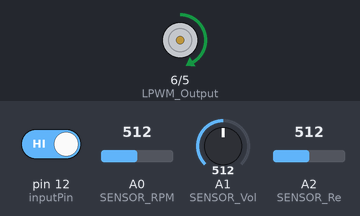
Bench run of a sketch on a simulated Arduino Uno, built with avr-gcc and run on an emulated ATmega328P. Parts: motor-driver pin pairs drawn as motors (green arrow = first pin HIGH = forward, orange = second pin HIGH = backward, longer = more drive). The test bench sets the inputs (shaded band); at power-on: A0 (SENSOR_RPM) = 512, A2 (SENSOR_Re) = 512, pin 12 (inputPin) HIGH, A1 (SENSOR_Vol) = 512.

Above: at 1.2 s.
1.3 s: A0 (SENSOR_RPM) set to 716
At 1.7 s:
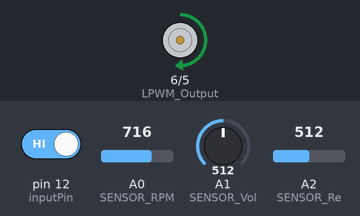
2.8 s: A0 (SENSOR_RPM) set to 122
At 4.0 s:
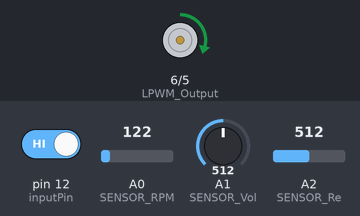
4.3 s: A2 (SENSOR_Re) set to 716
At 5.2 s:
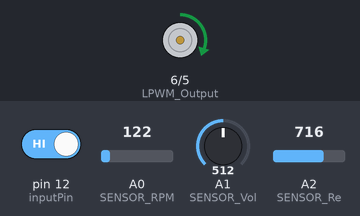
5.8 s: pin 12 (inputPin) driven LOW
At 6.4 s:
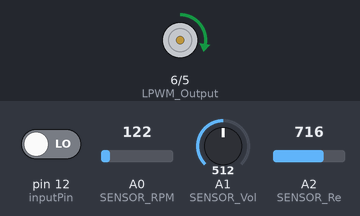
Timing chart, 0 to 8.3 s (numbered marks = the images above; inputs shaded):
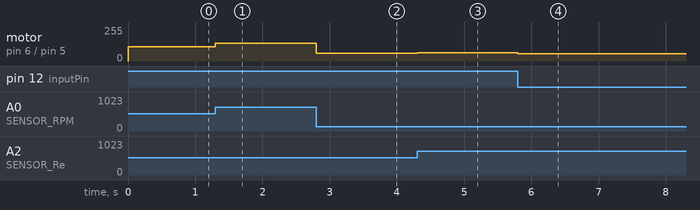

Measured:
- after the input at 1.3 s, motor on pin 6 (LPWM_Output) / pin 5 (RPWM_Output): forward 107/255 → forward 132/255 at once
- after the input at 2.8 s, motor on pin 6 (LPWM_Output) / pin 5 (RPWM_Output): forward 132/255 → forward 58/255 at once
- after the input at 4.3 s, motor on pin 6 (LPWM_Output) / pin 5 (RPWM_Output): forward 58/255 → forward 63/255 at once
- after the input at 5.8 s, motor on pin 6 (LPWM_Output) / pin 5 (RPWM_Output): forward 63/255 → forward 53/255 at once

The sketch:

ventilator_main.ino
```cpp
// (licence header left out)
int SENSOR_RPM = A0; // center pin of the potentiometer, control expiratory frequency
int SENSOR_Vol = A1; // center pin of the potentiometer, expiratory volume control
int SENSOR_Re = A2; //  center pin of the potentiometer, Relationship between expiratory and ispiratory time
const int inputPin =12;//180º step point
int RPWM_Output = 5; // Arduino PWM output pin 5; connect to IBT-2 pin 1 (RPWM)
int LPWM_Output = 6; // Arduino PWM output pin 6; connect to IBT-2 pin 2 (LPWM)
float Re ; // Expiration time variable
float RPm;//  Variable respiratory rate
float Vol;// Variable injected volume

void setup() {
  pinMode(RPWM_Output, OUTPUT);
  pinMode(LPWM_Output, OUTPUT);
  pinMode(inputPin, INPUT);// declares entry logiga passage point 180º
}

void loop() {


  int sensorValue_RPM = analogRead(SENSOR_RPM);// sensor value is in the range 0 to 1023
  int sensorValue_Vol = analogRead(SENSOR_Vol);// sensor value is in the range 0 to 1023
  int sensorValue_Re = analogRead(SENSOR_Re);// sensor value is in the range 0 to 1023
  int val = digitalRead(inputPin); // reading of pin 12 passage through 180º

//if (val == LOW)

RPm = map (sensorValue_RPM,1,1023,5,30);// variables to be displayed " IPM 5 to 30 "
Vol = map (sensorValue_Vol,1,1023,50,900);// variables to be displayed " volume 50 to 900 ml "
Re = map (sensorValue_Re,1,1023,5,-5);//variables to be displayed.. variable that is also used to calculate the inspiratory / expiration ratio

if (val == LOW) // establishes expiration portion when it passes 180º

  {
    // forward rotation
   int forward_RPM = (sensorValue_RPM/8 +(Re * 5)+43);// This equation allows us to control the speed and change the INSP / EXPI relationship.
    analogWrite(LPWM_Output, forward_RPM);// H bridge control
    analogWrite(RPWM_Output, 0);//H bridge control

  } else {
    // forward rotation
    int forward_RPM = (sensorValue_RPM/8 - (Re * 5)+43); // This equation allows us to control the speed and change the INSP / EXPI relationship.
    analogWrite(LPWM_Output, forward_RPM);//H bridge control
    analogWrite(RPWM_Output, 0);//H bridge control
  }
}
```
